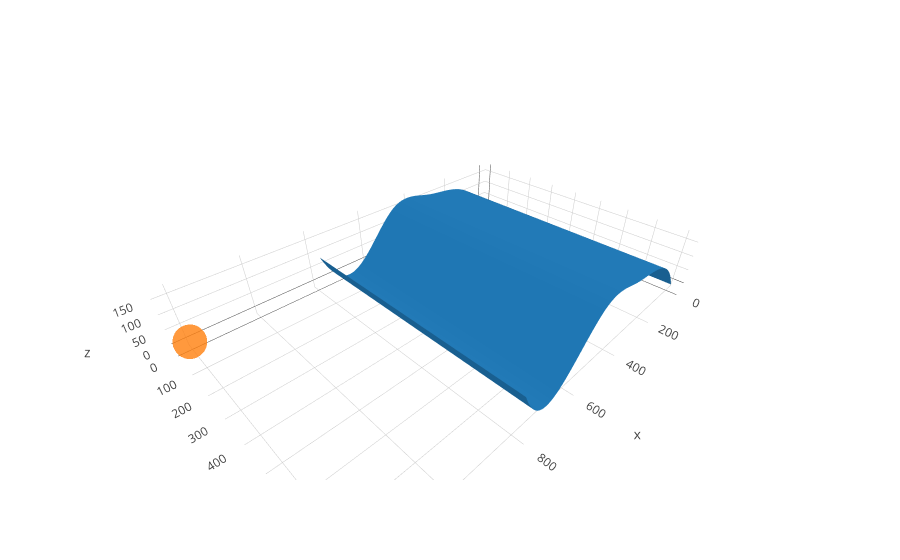

The notebook cell this image was saved under:
### Code cell
def plotMeshShape(x,spline, plot_points = False, points = None):
    y = np.linspace(0, inpl_h,3)
    X, Y = np.meshgrid(x,y)
    Z = interpolate.splev(X, spline, der = 0)
    data = [go.Mesh3d(x = X.flatten(), y= Y.flatten(), z= Z.flatten())]
    layout = go.Layout(
             scene=dict(
                 aspectmode='data'))
    fig = go.Figure(data = data, layout = layout)

    if plot_points:
        extra_points = go.Scatter3d(x = points[:,0], 
                                    y = points[:,1], 
                                    z = points[:,2], 
                                    mode = 'markers',
                                    marker=dict(
                                        size=12,
                                        #color=z,                # set color to an array/list of desired values
                                        #colorscale='Viridis',   # choose a colorscale
                                        opacity=0.8
                                    ))
        fig = go.Figure(data + [extra_points], layout = layout)
    
    plotly.offline.iplot(fig)
    
plotMeshShape(scaled_xnew ,scaled_spline, True, np.array([[1200,1,2]]))

### Figure 1 — Plotly figure (JSON) as saved in the notebook; plotly's stock layout.template omitted (floating-point values rounded to 4 significant figures; data arrays with more than 128 entries replaced by an {"elided": "..."} marker saying what was removed)
{"data": [{"type": "mesh3d", "uid": "b701e44b-fa76-4344-8275-18d2b4e82b34", "x": {"elided": "8640 float values"}, "y": {"elided": "8640 int values"}, "z": {"elided": "8640 float values"}}, {"marker": {"opacity": 0.8, "size": 12}, "mode": "markers", "type": "scatter3d", "uid": "fd345f59-9098-4148-b202-6a1b7e254e0f", "x": [1200], "y": [1], "z": [2]}], "layout": {"scene": {"aspectmode": "data"}}}
